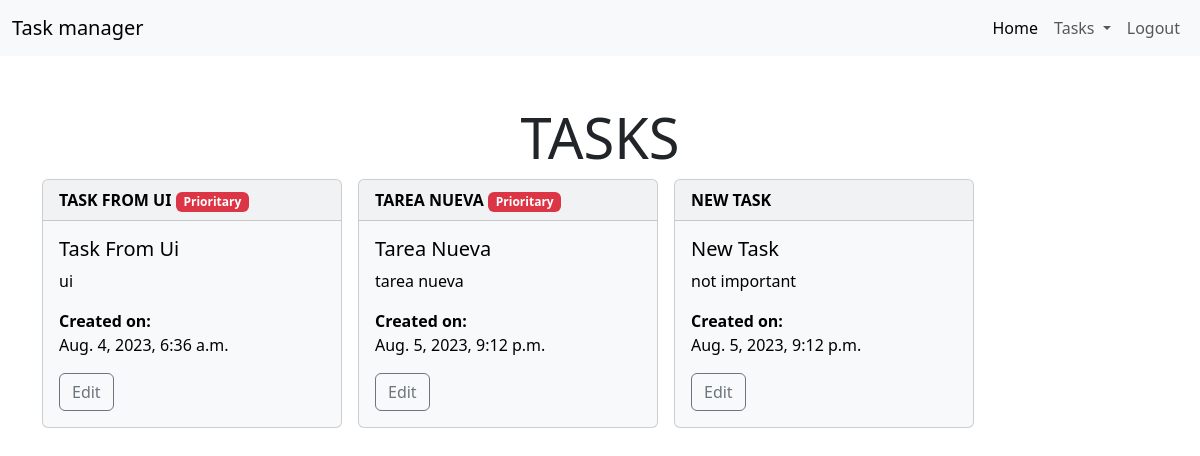
Page /tasks/ (signed in) on the committed database.
### tasks/models.py (models this page shows, shortened)
class Task(models.Model):
    title = models.CharField(max_length=100)
    description = models.TextField(blank=True)
    created_on = models.DateTimeField(auto_now_add=True)
    datecompleted = models.DateTimeField(null=True, blank=True)
    is_priority = models.BooleanField(default=False)
    user = models.ForeignKey(User, on_delete=models.CASCADE)

### tasks/views.py (the view)
# urls.py: path('tasks/', views.tasks, name='tasks'),
@login_required
def tasks(request):
    tasks = Task.objects.filter(user=request.user, datecompleted__isnull=True)
    return render(request, "tasks.html", {"tasks": tasks})

### tasks/templates/tasks.html (shortened to what this page needs)
{%extends 'layout.html'%}
{% block content %}
<div class="row">
    <div class="col-md-4 offset-md-4">
        <h1 class="display-4 text-center">TASKS</h1>
    </div>
    <div class="d-flex gap-3">
        {% for task in tasks %}
        <div class="card text-bg-light mb-3 card-w">
            <div class="card-header">
                <strong class="text-uppercase">{{task.title}}</strong>
                {% if task.is_priority %}
                <span class="badge text-bg-danger">Prioritary</span>
                {% endif %}
            </div>
            <div class="card-body">
                <h5 class="card-title text-capitalize">{{task.title}}</h5>
                <p class="card-text">{{task.description}}</p>
                <span>
                    <strong>Created on:</strong>
                    <p>{{task.created_on}}</p>
                </span>
                <a class="btn btn-outline-secondary" href="{%url 'detail_task' task.id%}">Edit</a>
            </div>
        </div>
        {% endfor %}
</div>
</div>
{% endblock %}

### tasks/templates/layout.html (shortened to what this page needs)
{% load static %}
<!DOCTYPE html>
<html>
  <head>
    <link
      href="https://cdn.jsdelivr.net/npm/bootstrap@5.3.1/dist/css/bootstrap.min.css"
      rel="stylesheet"
    />
    <link rel="stylesheet" href="{% static 'styles/style.css' %}" />
  </head>
  <body>
    <nav class="navbar navbar-expand-lg bg-body-tertiary">
      <div class="container-fluid">
        <a class="navbar-brand" href="{% url 'home' %}">Task manager</a>
        <div class="collapse navbar-collapse" id="navbarNavDropdown">
          <ul class="navbar-nav ms-auto">
            <li class="nav-item">
              <a
                class="nav-link active"
                aria-current="page"
                href="{% url 'home' %}"
                >Home</a
              >
            </li>
            {% if user.is_authenticated %}
            <li class="nav-item dropdown">
              <a
                class="nav-link dropdown-toggle"
                href="#"
                role="button"
                data-bs-toggle="dropdown"
                aria-expanded="false"
              >
                Tasks
              </a>
            </li>
            <li class="nav-item">
              <a class="nav-link" href="{% url 'logout' %}">Logout</a>
            </li>
            {% endif %}
          </ul>
        </div>
      </div>
    </nav>
    <main class="container py-5">
      {% block content %}
      {% endblock %}
    </main>
  </body>
</html>

### tasks/static/styles/style.css (style rules this page uses)
body { min-width: 420px; }
.card-w { width:25vw; }

### rows in the picture
Task: title "TASK FROM UI", is_priority "Prioritary", title "Task From Ui", description "ui", created_on "Aug. 4, 2023, 6:36 a.m."
Task: title "TAREA NUEVA", is_priority "Prioritary", title "Tarea Nueva", description "tarea nueva", created_on "Aug. 5, 2023, 9:12 p.m."
Task: title "NEW TASK", title "New Task", description "not important", created_on "Aug. 5, 2023, 9:12 p.m."
